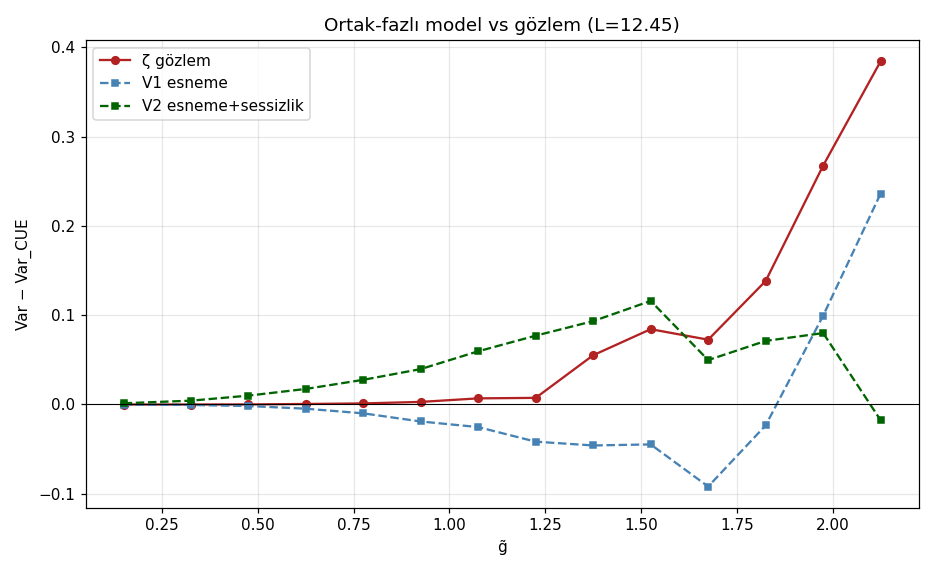

The script that saved this image:
"""
48 — ORTAK-FAZLI TAM MODEL: HALKA KAPANIYOR MU? (17 Ağustos 2026)
===================================================================

46 negatifti (bağımsız faz). 47 eksik kanalı buldu (v: boşluk sürüşü).
Şimdi tam model — her aralıkta TEK dalga fazı φ_p, iki kanala birden:

  log g̃' = log g̃_C + S_v            S_v = Σ_p v_p p^{-1/2} cos φ_p
  log ã' = log m̃_C + β·S_v + S_w    S_w = Σ_p w_p p^{-1/2} cos φ_p

β = CUE'da log-genliğin log-boşluğa regresyon eğimi (esneyen boşluk
genliği matris bağıntısı boyunca taşır; 45'in g̃-kontrollü w'si tam bu
tanımla uyumlu — w SAF genlik kanalıdır).

Varyantlar:
  V1 esneme          : yukarıdaki gibi
  V2 esneme+sessizlik: matris kısmı α ile ölçeklenir, α toplam
                       Var(log ã_ζ)'yi tam tutturacak şekilde (ölçümden)

Karşılaştırma: r, ΔVar(g̃>1.3) profili, log-varyans bütçeleri (genlik VE
boşluk), + öz-tutarlılık (simüle veriden w₂ ve v₂ geri ölçümü).
"""

import numpy as np
import matplotlib.pyplot as plt
from pathlib import Path
from scipy.stats import pearsonr

rng = np.random.default_rng(48)
HERE = Path(__file__).resolve().parent
TWO_PI = 2 * np.pi
A = (np.e**2 - 5) / 2
B0, B1 = 2.7580, -0.0543
PRIMES = np.array([2, 3, 5, 7, 11, 13], dtype=float)
# L=12.45 penceresi kanal ölçümleri (45 ve 47)
W_CH = np.array([0.782, 0.674, 0.544, 0.454, 0.345, 0.311])
V_CH = np.array([0.111, 0.179, 0.263, 0.312, 0.381, 0.408])
AMP_W = W_CH * PRIMES**-0.5
AMP_V = V_CH * PRIMES**-0.5

BINS = np.concatenate([[0.05], np.linspace(0.25, 2.2, 14), [3.5]])
BC = 0.5 * (BINS[:-1] + BINS[1:])

def bin_var(g, a, min_n=200):
    var = np.full(len(BC), np.nan)
    idx = np.digitize(g, BINS) - 1
    for i in range(len(BC)):
        m = idx == i
        if m.sum() >= min_n:
            var[i] = a[m].var()
    return var

# ---------------------------------------------------------------
# 1) ZETA gözlemleri (L=12.45, saklı veriden)
# ---------------------------------------------------------------
d41 = np.load(HERE / "41_bigT_windows.npz")
gaps = d41["gaps_1600k"]; tmid = d41["tmid_1600k"]; amps = d41["amps_1600k"]
Lw = np.log(tmid / TWO_PI); L = float(Lw.mean())
g_z = gaps * Lw / TWO_PI
a_z = amps / np.sqrt(A * Lw + B0 + B1 / Lw)
a_z /= np.sqrt((a_z**2).mean())
r_z, _ = pearsonr(g_z, a_z)
Vla_z = float(np.log(a_z).var())
Vlg_z = float(np.log(g_z).var())

# ---------------------------------------------------------------
# 2) CUE tabanı (N=12/13 karışımı)
# ---------------------------------------------------------------
def haar_unitary_batch(M, N):
    G = (rng.standard_normal((M, N, N)) + 1j * rng.standard_normal((M, N, N))) / np.sqrt(2)
    Q, R = np.linalg.qr(G)
    diag = np.einsum("mii->mi", R)
    return Q * (diag / np.abs(diag))[:, None, :]

def cue_sample(N, n_gaps=300000, grid=24, chunk=1200):
    M = int(np.ceil(n_gaps / N))
    gs, ms = [], []
    for s in range(0, M, chunk):
        m = min(chunk, M - s)
        U = haar_unitary_batch(m, N)
        ph = np.sort(np.angle(np.linalg.eigvals(U)), axis=1)
        gp = np.diff(np.concatenate([ph, ph[:, :1] + TWO_PI], axis=1), axis=1)
        uu = np.arange(1, grid + 1) / (grid + 1)
        th = ph[:, :, None] + gp[:, :, None] * uu[None, None, :]
        df = th[:, :, :, None] - ph[:, None, None, :]
        amp = np.prod(2 * np.abs(np.sin(df / 2)), axis=-1)
        gs.append(gp.ravel()); ms.append(amp.max(axis=-1).ravel())
    return np.concatenate(gs), np.concatenate(ms)

print("CUE örnekleniyor...")
frac = L - 12
g12, m12 = cue_sample(12); g13, m13 = cue_sample(13)
k12 = int((1 - frac) * len(g12)); k13 = int(frac * len(g13))
gC = np.concatenate([g12[:k12] * 12 / TWO_PI, g13[:k13] * 13 / TWO_PI])
mC = np.concatenate([m12[:k12], m13[:k13]])
mC /= np.sqrt((mC**2).mean())
r_C, _ = pearsonr(gC, mC)
lg, lm = np.log(gC), np.log(mC)
beta = float(np.cov(lg, lm)[0, 1] / lg.var())
print(f"CUE: r={r_C:.4f}, Var(log m̃)={lm.var():.4f}, Var(log g̃)={lg.var():.4f}, β={beta:.4f}")

# ---------------------------------------------------------------
# 3) SİMÜLASYON — ortak faz
# ---------------------------------------------------------------
phi = rng.uniform(0, TWO_PI, (len(gC), len(PRIMES)))
S_v = (np.cos(phi) * AMP_V).sum(axis=1)
S_w = (np.cos(phi) * AMP_W).sum(axis=1)

def make(alpha):
    gS = np.exp(lg + S_v)
    aS = np.exp(alpha * (lm - lm.mean()) + lm.mean() + beta * S_v + S_w)
    aS /= np.sqrt((aS**2).mean())
    return gS, aS

# V2 için α: Var(log ã) hedefe otursun (β kanalı + S_w + α²·matris)
var_common = np.var(beta * S_v + S_w)
alpha2 = (Vla_z - var_common) / lm.var()
alpha = np.sqrt(max(alpha2, 0.0))

variants = {"V1 esneme": make(1.0), "V2 esneme+sessizlik": make(alpha)}

# ---------------------------------------------------------------
# 4) KARŞILAŞTIRMA
# ---------------------------------------------------------------
vZ = bin_var(g_z, a_z); vC = bin_var(gC, mC)
ok = ~np.isnan(vZ) & ~np.isnan(vC) & (BC < 2.2)
big = ok & (BC > 1.3)

print(f"\nα² = {alpha2:.4f} → α = {alpha:.4f} (V2)")
print(f"\n{'':>22} {'r':>8} {'r−r_CUE':>9} {'ΔVar_büyük':>11} {'Var(log ã)':>11} {'Var(log g̃)':>11}")
print(f"{'ζ gerçek':>22} {r_z:>8.4f} {r_z - r_C:>+9.4f} "
      f"{np.nanmean((vZ - vC)[big]):>+11.4f} {Vla_z:>11.4f} {Vlg_z:>11.4f}")
print(f"{'CUE (taban)':>22} {r_C:>8.4f} {'—':>9} {'—':>11} {lm.var():>11.4f} {lg.var():>11.4f}")
for name, (gS, aS) in variants.items():
    r_s, _ = pearsonr(gS, aS)
    vS = bin_var(gS, aS)
    print(f"{name:>22} {r_s:>8.4f} {r_s - r_C:>+9.4f} "
          f"{np.nanmean((vS - vC)[big]):>+11.4f} {np.log(aS).var():>11.4f} {np.log(gS).var():>11.4f}")

# öz-tutarlılık: simüle veriden w2, v2 geri ölçümü (V1)
gS, aS = variants["V1 esneme"]
X = np.column_stack([np.ones(len(gS)), gS, gS**2,
                     np.cos(phi[:, 0]), np.sin(phi[:, 0])])
b_ = np.linalg.lstsq(X, np.log(aS), rcond=None)[0]
w2_back = b_[3] / 2**-0.5
Xg = np.column_stack([np.ones(len(gS)), np.cos(phi[:, 0]), np.sin(phi[:, 0])])
bg_ = np.linalg.lstsq(Xg, np.log(gS), rcond=None)[0]
v2_back = np.hypot(bg_[1], bg_[2]) / 2**-0.5
print(f"\nÖz-tutarlılık (V1): girilen w₂={W_CH[0]:.3f} → geri ölçülen {w2_back:.3f}; "
      f"girilen v₂={V_CH[0]:.3f} → geri ölçülen {v2_back:.3f}")

# profil grafiği
fig, ax = plt.subplots(figsize=(8.5, 5.2))
ax.plot(BC[ok], (vZ - vC)[ok], "o-", ms=5, c="firebrick", label="ζ gözlem")
for (name, (gS, aS)), c in zip(variants.items(), ["steelblue", "darkgreen"]):
    vS = bin_var(gS, aS)
    okS = ok & ~np.isnan(vS)
    ax.plot(BC[okS], (vS - vC)[okS], "s--", ms=4, c=c, label=name)
ax.axhline(0, color="k", lw=0.7)
ax.set_xlabel("g̃"); ax.set_ylabel("Var − Var_CUE")
ax.set_title(f"Ortak-fazlı model vs gözlem (L={L:.2f})")
ax.legend(); ax.grid(alpha=0.3)
plt.tight_layout()
out = HERE / "48_ortak_faz.png"
plt.savefig(out, dpi=110)
print(f"\nGrafik: {out.name}")
